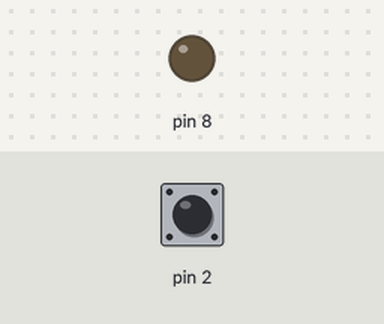
This sketch was run on a simulated Arduino Uno, built with avr-gcc and run on an emulated ATmega328P. On the bench: output pins drawn as LEDs (lit = HIGH). The test bench sets the inputs (shaded band); at power-on: pin 2 LOW.

Above: at 1.2 s.
1.3 s: pin 2 pulsed HIGH 2 times (0.12 s each, 0.3 s apart)
At 2.5 s:
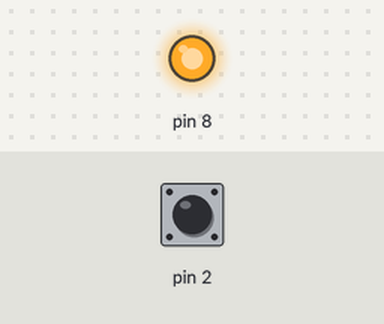
Timing chart, 0 to 4.3 s (numbered marks = the images above; inputs shaded):
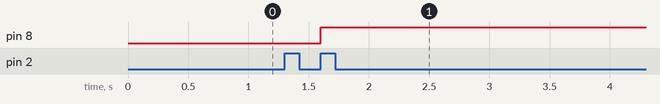

Measured:
- after the input at 1.3 s, pin 8: LOW → HIGH after 0.30 s

The sketch:

Code_er_up_N_run_er.ino
```cpp
#include <avr/io.h>
#include <avr/interrupt.h>

void setup() {
  // put your setup code here, to run once:
  pinMode(8,OUTPUT);
  pinMode(2,INPUT);

  EIMSK |= (1 << INT0); //Enable external interrupts on Pins 2 and 3 of port D
  EICRA |= (1 << ISC01) | (1 << ISC00); //Set it so that the interrupt occurs every logic change of pins 2 and 3 of port D
}

int i=0;
ISR(INT0_vect){
  if(i >= 2){
    PORTB ^= (1 << DDB0);
    i=0;
  }
  i++;
}


void loop() {
  // put your main code here, to run repeatedly:

}
```
